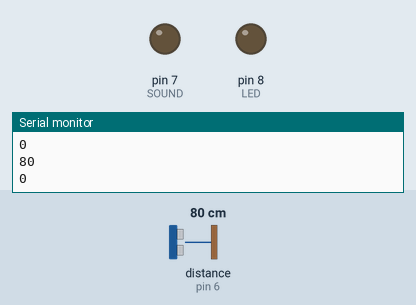
Recording of a sketch running on a simulated Arduino Uno, built with avr-gcc and run on an emulated ATmega328P. On the bench: output pins drawn as LEDs (lit = HIGH), the last lines printed to the serial monitor. Dashed ring = blinking. The test bench sets the inputs (shaded band); at power-on: distance to the obstacle (sensor on pin 6) 80 cm. The echo pulse lasts 58.3 µs per cm; pins used as bus, display or sensor lines are not drawn.

Above: at 1.2 s.
1.3 s: distance to the obstacle (sensor on pin 6) set to 33 cm
2.8 s: distance to the obstacle (sensor on pin 6) set to 27 cm
At 3.8 s:
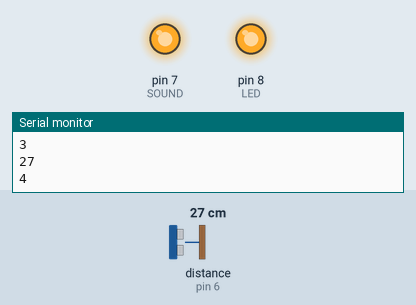
5.8 s: distance to the obstacle (sensor on pin 6) set to 35 cm
At 6.3 s:
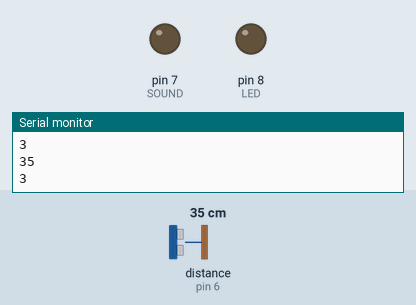
7.3 s: distance to the obstacle (sensor on pin 6) set to 2 cm
At 7.9 s:
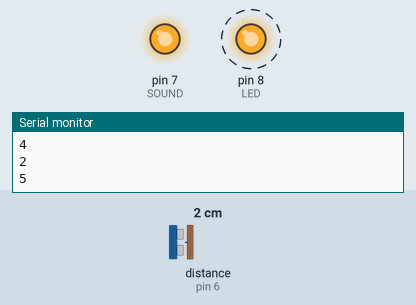
10.3 s: distance to the obstacle (sensor on pin 6) set to 60 cm
At 11.24 s:
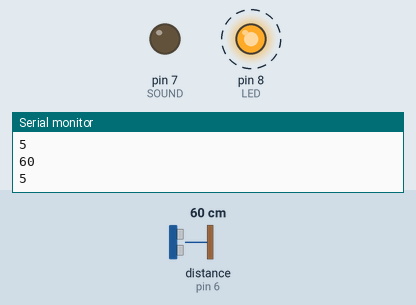
Timing chart, 0 to 14.3 s (numbered marks = the images above; inputs shaded):
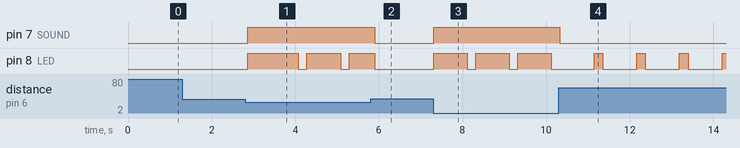

Measured:
- the behaviour switches between 30 and 29 cm on distance to the obstacle (sensor on pin 6) (found by bisection; images 0 and 1)
- after the input at 2.8 s, pin 7 (SOUND): LOW → HIGH after 0.06 s; pin 8 (LED): goes HIGH 1.2 s, LOW 0.20 s, HIGH 0.81 s, LOW 0.20 s, then HIGH, starting after 0.06 s
- after the input at 5.8 s, pin 7 (SOUND): HIGH → LOW after 0.09 s
- after the input at 7.3 s, pin 7 (SOUND): LOW → HIGH at once; pin 8 (LED): alternates HIGH for 0.80 s and LOW for 0.20 s, starting at once
- after the input at 10.3 s, pin 7 (SOUND): HIGH → LOW at once

The sketch:

sonic.ino
```cpp
int SONIC1 = 5;
int SONIC2 = 6;
int SOUND = 7;
int LED = 8;
unsigned long duration;
unsigned long time;
int STORAGE = 0;
void setup() {
  pinMode(SONIC1, OUTPUT);
  pinMode(SONIC2, INPUT);
  pinMode(SOUND, OUTPUT);
  pinMode(LED, OUTPUT);
  Serial.begin(115200);
  time = millis();


}

void loop() {
  digitalWrite(SONIC1, 0);
  delayMicroseconds(2);
  digitalWrite(SONIC1, 1);
  delayMicroseconds(10);
  digitalWrite(SONIC1, 0);
  duration = pulseIn(SONIC2, HIGH) / 29 / 2;
  Serial.println(duration);
  Serial.println(STORAGE);
  if (duration < 30)
  {
    digitalWrite(SOUND, 1);
    digitalWrite(LED, 1);
    STORAGE++;

  } else {
    digitalWrite(SOUND, 0);
    digitalWrite (LED, 0);
  }
  blinker();
  delay(200);
}

void blinker() {
  if ( millis() - time >= 1000)
  {
    if (STORAGE > 4) digitalWrite(LED, !digitalRead(LED));
    time = millis();
    if (STORAGE > 10)STORAGE = 0;
  }

}
```
